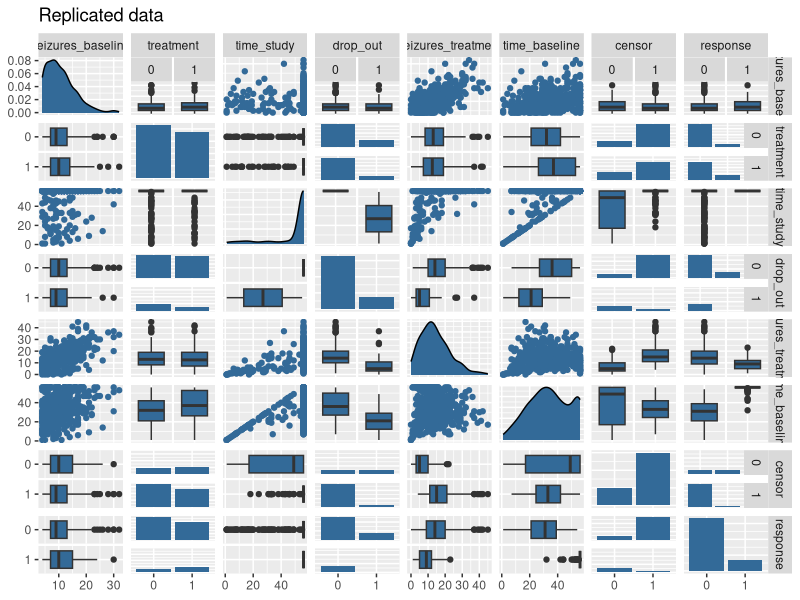

This chart was generated by the following R code:
#### Replication ####
# Packages
library(tidyverse)
library(GGally)

# Replication
replicate_data <- function(n = 200, delta = 0.13){
  output <- tibble(
    # seizures_baseline with individual lambda and more than three seizures
    lambda_baseline = rgamma(n = n * 1.5, shape = 5, scale = 2),
    seizures_baseline = sapply(X = lambda_baseline, FUN = rpois, n = 1)
  ) %>% 
    filter(seizures_baseline > 3) %>% 
    slice(1:n) %>% 
    mutate(
      
      # treatment
      treatment = rbinom(n = n, size = 1, prob = 0.5),  
     
      # time_study
      time_study = round(pmin(rexp(n = n, rate = -log(0.8) / 56), 56)),
      time_study = if_else(condition = time_study != 0, true = time_study, 
                           false = 1), 
      
      # drop_out
      drop_out = if_else(condition = time_study == 56, true = 0, false = 1),
      
      # seizures_baseline and time_baseline with individual lambda
      # lambda
      lambda_treatment = lambda_baseline / (exp(treatment * delta + 0.2) * 28)
    )
  # duration_times
  duration_times <- lapply(
    X = mapply(FUN = rexp, n = output$time_study, 
               rate = output$lambda_treatment),
    FUN = cumsum
  )
  mutate(
    .data = output,
    # seizures_treatment
    seizures_treatment = mapply(
      FUN = function(x, y) {length(x[x < y])},
      x = duration_times,
      y = time_study
    ),
    # time_baseline
    time_baseline = round(unlist(lapply(
      X = mapply(FUN = function(x, y) {x[1:y]}, x = duration_times, 
                 y = seizures_baseline),
      FUN = function(x) {x[length(x)]}
    ))),
    time_baseline = if_else(condition = !is.na(time_baseline), 
                            true = time_baseline, false = time_study),
    time_baseline = if_else(condition = time_baseline <= time_study, 
                            true = time_baseline, false = time_study),
    
    # censor
    censor = if_else(condition = seizures_treatment < seizures_baseline,
                     true = 0, false = 1),
    
    # response
    response = if_else(
      condition = seizures_treatment <= seizures_baseline & drop_out == 0,
      true = 1,
      false = 0
    ),
    
    # Log-transformations
    seizures_baseline_log = log(seizures_baseline),
    time_study_log = log(time_study),
    
    # Factors for visualization
    treatment = as.factor(treatment),
    drop_out = as.factor(drop_out),
    censor = as.factor(censor),
    response = as.factor(response)
  ) %>%
    
    # Deleting columns of lambdas
    select(-lambda_baseline, -lambda_treatment)
}

set.seed(seed = 42)
dataset <- replicate_data(n = 400, delta = 0.13)
dataset
summary(object = dataset)

# Visualization
# pdf(file = "plots/replicated_data.pdf", width = 13)
ggpairs(
  data = dataset, 
  columns = 1:8,
  mapping = aes(colour = 1), 
  title = "Replicated data",
  upper = list(continuous = "points", combo = "box", discrete = "facetbar"),
  lower = list(continuous = "points", combo = "box", discrete = "facetbar")
)
# dev.off()